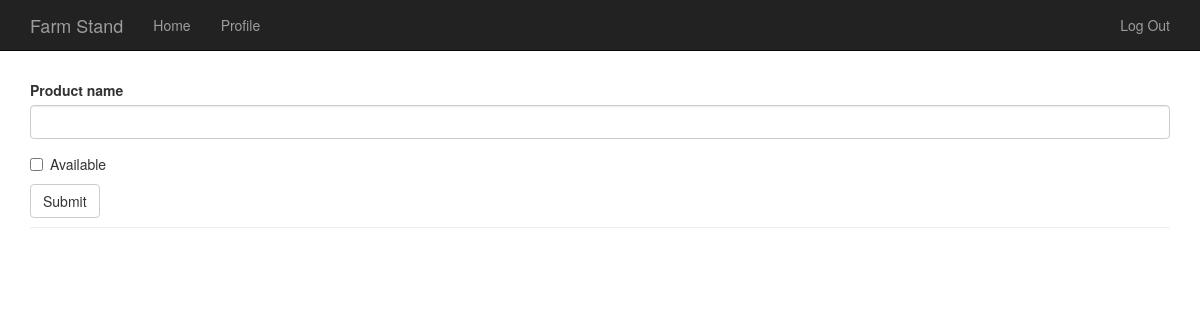
Page /manage-product (signed in) on the earlier database version.
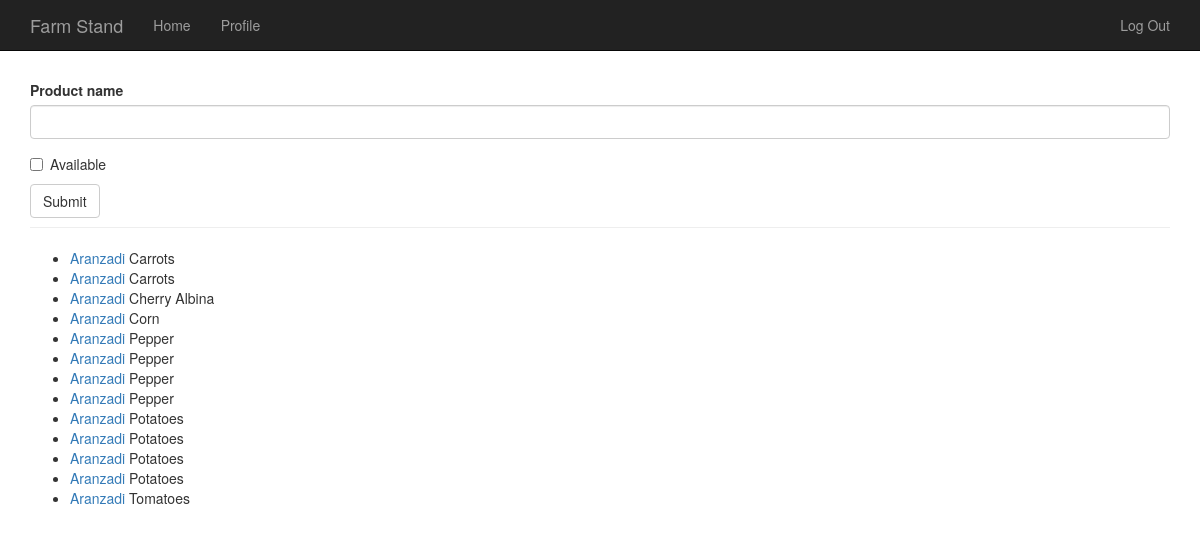
Same page on the later database version.
### app/models.py (models this page shows, shortened)
class Product(db.Model):
    __tablename__ = 'product'
    id = db.Column(db.Integer, primary_key=True)
    name = db.Column(db.String(64))
    available = db.Column(db.Boolean)
    farmer_id = db.Column(db.Integer, db.ForeignKey('users.id'))

class User(UserMixin, db.Model):
    __tablename__ = 'users'
    id = db.Column(db.Integer, primary_key=True)
    email = db.Column(db.String(64), unique=True, index=True)
    phone = db.Column(db.String(64), unique=True, index=True)
    username = db.Column(db.String(64), unique=True, index=True)
    name = db.Column(db.String(64), index=True)
    about_me = db.Column(db.Text())
    location = db.Column(db.String(64))
    member_since = db.Column(db.DateTime(), default=datetime.utcnow)
    last_seen = db.Column(db.DateTime(), default=datetime.utcnow)
    role_id = db.Column(db.Integer, db.ForeignKey('roles.id'))
    password_hash = db.Column(db.String(128))
    confirmed = db.Column(db.Boolean, default=False)
    products = db.relationship('Product', backref='farmer', lazy='dynamic')
    def ping(self):
        self.last_seen = datetime.utcnow()
        db.session.add(self)
    def can(self, permissions):
        return self.role is not None and \
            (self.role.permissions & permissions) == permissions
    @property
    def password(self):
        raise AttributeError('password is not a readable attribute')

### app/main/views.py (the view)
@main.route('/manage-product', methods=['GET', 'POST'])
@login_required
def manage_product():
    form = ProductForm()
    if current_user.can(Permission.ADD_PRODUCT) and \
            form.validate_on_submit():
        product = Product(name=form.name.data, available=form.available.data,
                    farmer=current_user._get_current_object())
        db.session.add(product)
        return redirect(url_for('.manage_product'))
    form.name.data = ''
    products = Product.query.order_by(Product.name).all()
    return render_template('manage_product.html', form=form, products=products)

### app/main/forms.py
class ProductForm(Form):
    name = StringField('Product name', validators=[Length(0, 64)])
    available = BooleanField('Available')
    submit = SubmitField('Submit')

### app/auth/views.py (called while the page is built)
@auth.before_app_request
def before_request():
    if current_user.is_authenticated():
        current_user.ping()
        if current_user.is_authenticated() and not current_user.confirmed and request.endpoint[:5] != 'auth.':
            return redirect(url_for('auth.unconfirmed'))

### app/main/__init__.py (called while the page is built)
@main.app_context_processor
def inject_permissions():
    return dict(Permission=Permission)

### app/models.py (called while the page is built)
@login_manager.user_loader
def load_user(user_id):
    return User.query.get(int(user_id))

### app/templates/manage_product.html (shortened to what this page needs)
{% extends "base.html" %}
{% import "bootstrap/wtf.html" as wtf %}
{% block content %}
<div class="container">
  <div class="page-header">
    {% if current_user.can(Permission.ADD_PRODUCT) %}
      {{ wtf.quick_form(form) }}
    {% endif %}
  </div>
  <ul class="products">
      {% for product in products %}
        <li class="product">
          <div class="product-farmer">
            <a href="{{ url_for('.user', username=product.farmer.username) }}"> {{ product.farmer.username }}
            </a>
            {{ product.name }}
          </div>
        </li>
      {% endfor %}
  </ul>
</div>
{% endblock %}

### app/templates/base.html (shortened to what this page needs)
{% extends "bootstrap/base.html" %}
{% block head %}
{{ super() }}
<link rel="stylesheet" href="{{url_for('static', filename='style.css')}}">
{% endblock %}
{% block navbar %}
<div class="navbar navbar-inverse navbar-fixed-top" role="navigation">
    <div class="container">
        <div class="navbar-header">
            <a class="navbar-brand" href="{{ url_for('main.index') }}">Farm Stand</a>
        </div>
        <div class="navbar-collapse collapse">
            <ul class="nav navbar-nav">
                <li><a href="{{ url_for('main.index') }}">Home</a></li>
                {% if current_user.is_authenticated() %}
                <li><a href="{{ url_for('main.user', username=current_user.username)}}">Profile</a></li>
                {% endif %}
            </ul>
            <ul class="nav navbar-nav navbar-right">
                {% if current_user.is_authenticated() %}
                <li><a href="{{ url_for('auth.logout') }}">Log Out</a></li>
                {% else %}
                <li><a href="{{ url_for('auth.login') }}">Log In</a></li>
                {% endif %}
            </ul>
        </div>
    </div>
</div><br><br>
{% endblock %}

Differences in the rows shown:
added Product: farmer.username "Aranzadi", name "Carrots"
added Product: farmer.username "Aranzadi", name "Carrots"
added Product: farmer.username "Aranzadi", name "Cherry Albina"
added Product: farmer.username "Aranzadi", name "Corn"
added Product: farmer.username "Aranzadi", name "Pepper"
added Product: farmer.username "Aranzadi", name "Pepper"
added Product: farmer.username "Aranzadi", name "Pepper"
added Product: farmer.username "Aranzadi", name "Pepper"
added Product: farmer.username "Aranzadi", name "Potatoes"
added Product: farmer.username "Aranzadi", name "Potatoes"
added Product: farmer.username "Aranzadi", name "Potatoes"
added Product: farmer.username "Aranzadi", name "Potatoes"
added Product: farmer.username "Aranzadi", name "Tomatoes"
